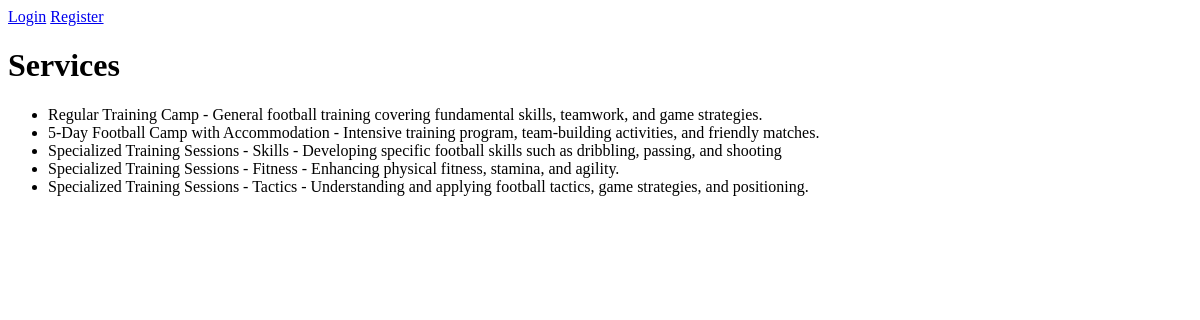
The page /services/ on the database as committed earlier.
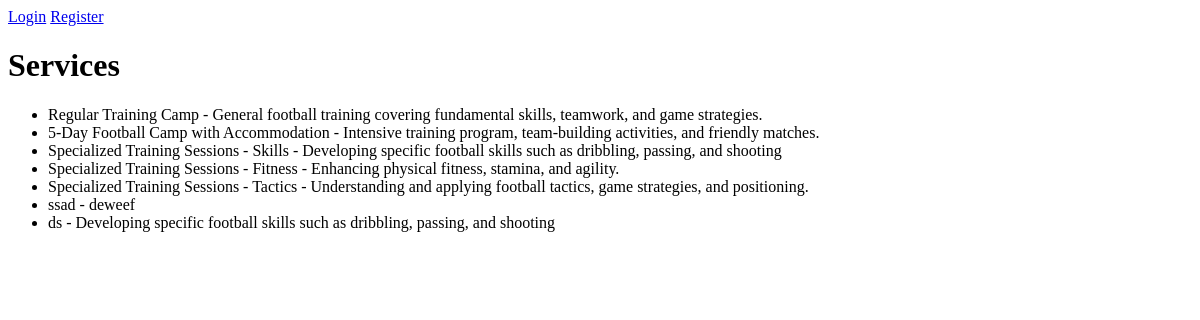
The same page on the database as committed later.
### football_camp/models.py (models this page shows, shortened)
class Service(models.Model):
    TRAININGS = (("skills", "Skills"), ("fitness", "Fitness"), ("tactics", "Tactics"), ("all", "All"))
    title = models.CharField(max_length=100, null=False, blank=False, verbose_name="Service Title")
    focus = models.CharField(max_length=200, verbose_name="Service Focus")
    duration = models.CharField(max_length=100, verbose_name="Service Duration")
    features = models.TextField(verbose_name="Service Features")
    training = models.CharField(max_length=10, choices=TRAININGS, null=True, blank=True, verbose_name="Training Type")
    class Meta:
            verbose_name = "Service"
            verbose_name_plural = "Services"

### football_camp/views.py (the view)
# urls.py: path('services/', views.service_list, name='service_list'),
def service_list(request):
    services = Service.objects.all()
    return render(request, 'football_camp/service_list.html', {'services': services})

### football_camp/templates/football_camp/service_list.html (shortened to what this page needs)
{% extends "football_camp/base.html" %}
{% block content %}
<h1>Services</h1>
<ul>
    {% for service in services %}
        <li>{{ service.title }} - {{ service.focus }}</li>
    {% endfor %}
</ul>
{% endblock %}

### football_camp/templates/football_camp/base.html (shortened to what this page needs)
<!DOCTYPE html>
<html lang="en">
<head>
</head>
<body>
    <nav>
        {% if user.is_authenticated %}
            <a href="{% url 'logout' %}">Logout</a>
        {% else %}
            <a href="{% url 'login' %}">Login</a>
            <a href="{% url 'register' %}">Register</a>
        {% endif %}
    </nav>
    {% block content %}{% endblock %}
</body>
</html>

Rows that differ between the two databases and show on the page:
added Service: title "ssad", focus "deweef"
added Service: title "ds", focus "Developing specific football skills such as dribbling, passing, and shooting"
